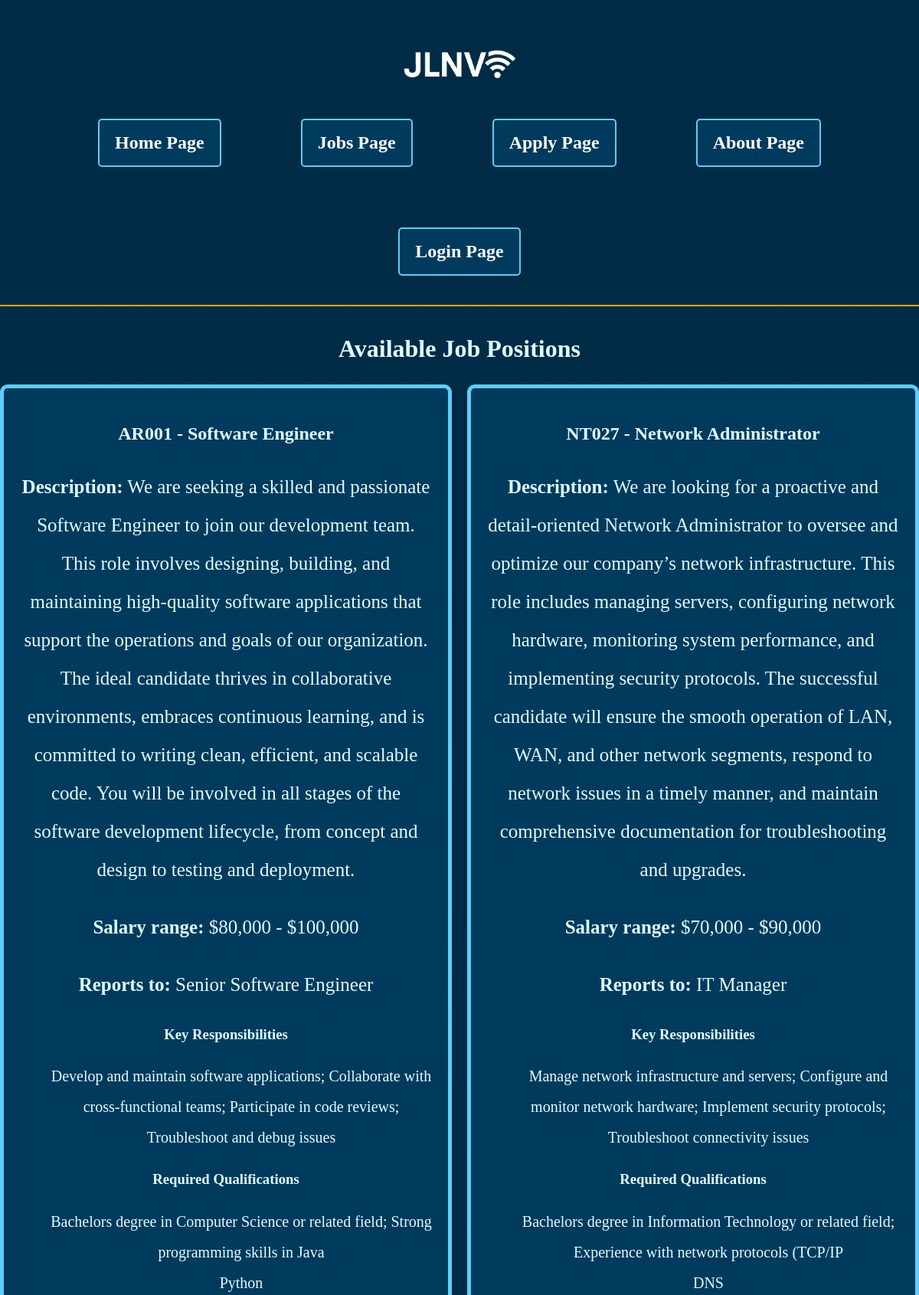
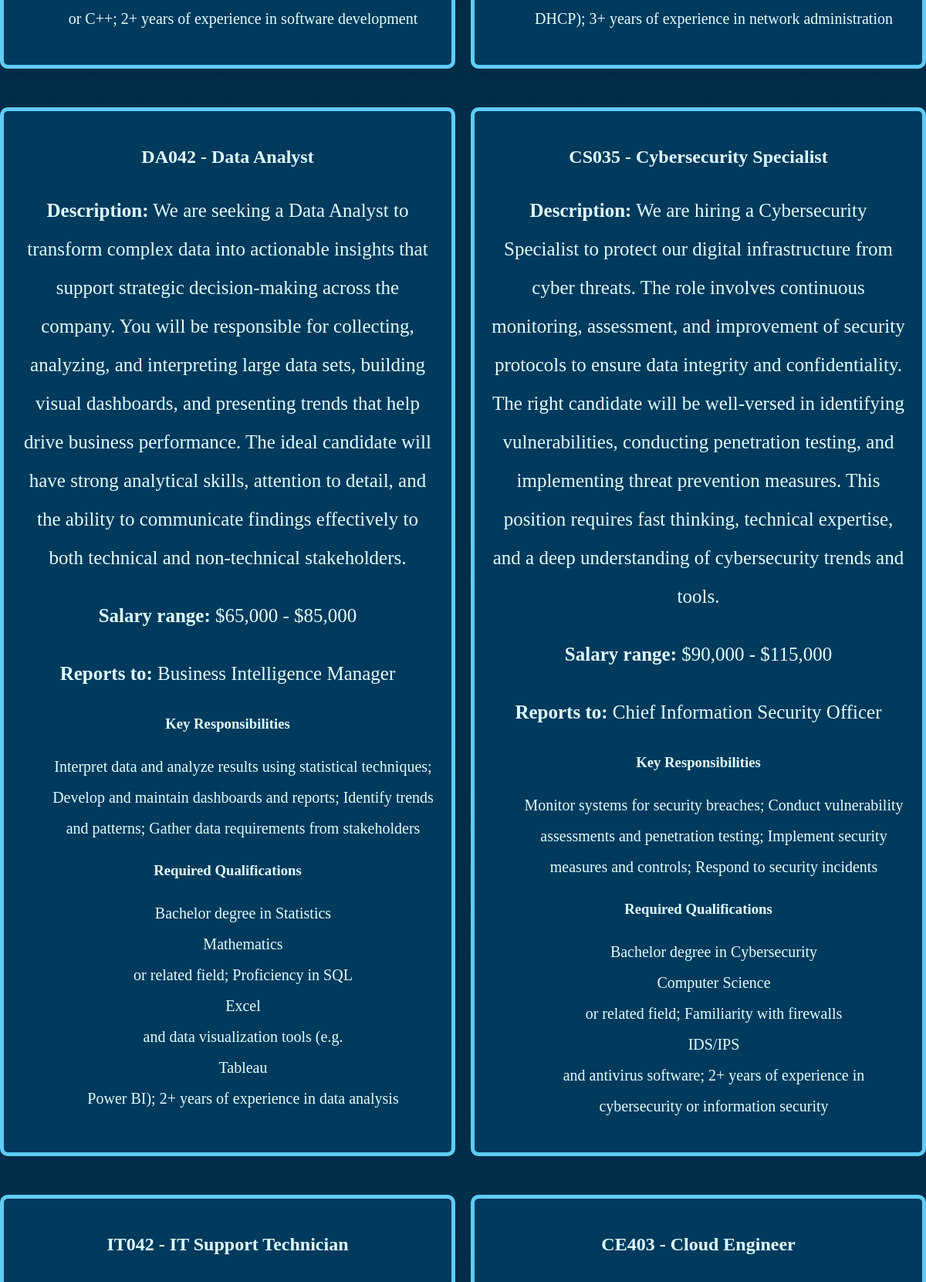
/jobs.php (upper part), run on the app's committed database (2 pictures, top to bottom).
### tables this page shows
CREATE TABLE `jobs` (
  `job_id` int(11) NOT NULL,
  `job_ref` varchar(10) NOT NULL,
  `title` varchar(100) NOT NULL,
  `salary_range` varchar(50) DEFAULT NULL,
  `reports_to` varchar(100) DEFAULT NULL,
  `responsibilities` text DEFAULT NULL,
  `qualifications` text DEFAULT NULL,
  `full_description` text DEFAULT NULL
);

### jobs.php (the view, shortened to what this page needs)
<?php include 'header.inc'; ?>
<?php include 'nav.inc'; ?>
<?php
$host = "localhost";
$user = "root";
$pass = "";
$dbname = "project_db";
$conn = new mysqli($host, $user, $pass, $dbname);
$sql = "SELECT * FROM jobs";
$result = $conn->query($sql);
?>
<!DOCTYPE html>
<html lang="en">
<head>
    <link rel="stylesheet" href="styles/styles.css">
</head>
<body>
<h1>Available Job Positions</h1>
<main class="job-container">
<?php
if ($result->num_rows > 0) {
    while ($job = $result->fetch_assoc()) {
        echo "<section class='job-box'>";
        echo "<h2>" . htmlspecialchars($job['job_ref']) . " - " . htmlspecialchars($job['title']) . "</h2>";
        echo "<p><strong>Description:</strong> " . htmlspecialchars($job['full_description']) . "</p>";
        echo "<p><strong>Salary range:</strong> " . htmlspecialchars($job['salary_range']) . "</p>";
        echo "<p><strong>Reports to:</strong> " . htmlspecialchars($job['reports_to']) . "</p>";
        $responsibilities = array_filter(array_map('trim', explode(',', $job['responsibilities'])));
        echo "<h3>Key Responsibilities</h3><ul class='jobs-bullets'>";
        foreach ($responsibilities as $item) {
            echo "<li>" . htmlspecialchars($item) . "</li>";
        }
        echo "</ul>";
        $qualifications = array_filter(array_map('trim', explode(',', $job['qualifications'])));
        echo "<h3>Required Qualifications</h3><ul class='jobs-bullets'>";
        foreach ($qualifications as $item) {
            echo "<li>" . htmlspecialchars($item) . "</li>";
        }
        echo "</ul>";
        echo "</section>";
    }
} else {
    echo "<p>No job listings available at this time.</p>";
}
?>
</main>
</body>
</html>

### header.inc (shortened to what this page needs)
<head>
  <link href="styles/styles.css" rel="stylesheet">
</head>
<header>
  <a href="index.php">
    <img src="images/logo_newer.png" alt="Logo of JLNV">
  </a>
</header>

### nav.inc
<nav>
  <h1 class="menu"><a href="index.php">Home Page</a></h1>
  <h1 class="menu"><a href="jobs.php">Jobs Page</a></h1>
  <h1 class="menu"><a href="apply.php">Apply Page</a></h1>
  <h1 class="menu"><a href="about.php">About Page</a></h1>
  <h1 class="menu"><a href="login.php">Login Page</a></h1>
  <hr id="border">
</nav>

### styles/styles.css (style rules this page uses)
header img { width: 150px; margin-top: 5%; }
body { background-color: #002B46; color: #E0FFFF; font-family: 'Times New Roman', Arial, sans-serif; text-align: center; line-height: 1.6; padding: 0; margin: 0; background: linear-gradient(to bottom, #002B46, #00304e); }
.menu { display: inline-block; padding: 0px 50px; }
.menu a { background-color: transparent; padding: 10px 18px; border: 2px solid #5ecdf8; border-radius: 6px; transition: all 0.3s ease; }
nav .menu a { display: block; padding: 10px 20px; text-decoration: none; color: white; background-color: #003a5d; border-radius: 5px; margin-bottom: 10px; margin-top: 30px; }
nav a { text-decoration: none; padding: 0.2em 0.6em; color: white; }
#border { color: orange; border: 1.5px solid orange; margin-bottom: 30px; }
a { color: white; }
p { line-height: 2.0; font-size: 25px; }
.job-box { border: 5px solid #5ecdf8; border-radius: 10px; padding: 20px; margin-bottom: 30px; background-color: #003a5d; box-shadow: 2px 2px 10px rgba(0, 0, 0, 0.1); flex: 1 1 45%; }
.jobs-bullets { text-align:center; list-style-type: none; line-height: 2.0; font-size: 20px; }
.job-container { display: flex; gap: 20px; justify-content: center; flex-wrap: wrap; }

### data on the page
jobs: job_ref "AR001", title "Software Engineer", full_description "We are seeking a skilled and passionate Software Engineer to join our development team. This role involves designing, building, and maintaining high-quality software applications that support the operations and goals of our organization. The ideal candidate thrives in collaborative environments, embraces continuous learning, and is committed to writing clean, efficient, and scalable code. You will be involved in all stages of the software development lifecycle, from concept and design to testing and deployment.", salary_range "$80,000 - $100,000", reports_to "Senior Software Engineer", responsibilities "Develop and maintain software applications; Collaborate with cross-functional teams; Participate in code reviews; Troubleshoot and debug issues", qualifications "Bachelors degree in Computer Science or related field; Strong programming skills in Java", qualifications "Python", qualifications "or C++; 2+ years of experience in software development"
jobs: job_ref "NT027", title "Network Administrator", full_description "We are looking for a proactive and detail-oriented Network Administrator to oversee and optimize our company’s network infrastructure. This role includes managing servers, configuring network hardware, monitoring system performance, and implementing security protocols. The successful candidate will ensure the smooth operation of LAN, WAN, and other network segments, respond to network issues in a timely manner, and maintain comprehensive documentation for troubleshooting and upgrades.", salary_range "$70,000 - $90,000", reports_to "IT Manager", responsibilities "Manage network infrastructure and servers; Configure and monitor network hardware; Implement security protocols; Troubleshoot connectivity issues", qualifications "Bachelors degree in Information Technology or related field; Experience with network protocols (TCP/IP", qualifications "DNS", qualifications "DHCP); 3+ years of experience in network administration"
jobs: job_ref "DA042", title "Data Analyst", full_description "We are seeking a Data Analyst to transform complex data into actionable insights that support strategic decision-making across the company. You will be responsible for collecting, analyzing, and interpreting large data sets, building visual dashboards, and presenting trends that help drive business performance. The ideal candidate will have strong analytical skills, attention to detail, and the ability to communicate findings effectively to both technical and non-technical stakeholders.", salary_range "$65,000 - $85,000", reports_to "Business Intelligence Manager", responsibilities "Interpret data and analyze results using statistical techniques; Develop and maintain dashboards and reports; Identify trends and patterns; Gather data requirements from stakeholders", qualifications "Bachelor degree in Statistics", qualifications "Mathematics", qualifications "or related field; Proficiency in SQL", qualifications "Excel", qualifications "and data visualization tools (e.g.", qualifications "Tableau", qualifications "Power BI); 2+ years of experience in data analysis"
jobs: job_ref "CS035", title "Cybersecurity Specialist", full_description "We are hiring a Cybersecurity Specialist to protect our digital infrastructure from cyber threats. The role involves continuous monitoring, assessment, and improvement of security protocols to ensure data integrity and confidentiality. The right candidate will be well-versed in identifying vulnerabilities, conducting penetration testing, and implementing threat prevention measures. This position requires fast thinking, technical expertise, and a deep understanding of cybersecurity trends and tools.", salary_range "$90,000 - $115,000", reports_to "Chief Information Security Officer", responsibilities "Monitor systems for security breaches; Conduct vulnerability assessments and penetration testing; Implement security measures and controls; Respond to security incidents", qualifications "Bachelor degree in Cybersecurity", qualifications "Computer Science", qualifications "or related field; Familiarity with firewalls", qualifications "IDS/IPS", qualifications "and antivirus software; 2+ years of experience in cybersecurity or information security"
jobs: job_ref "IT042", title "IT Support Technician"
jobs: job_ref "CE403", title "Cloud Engineer"
